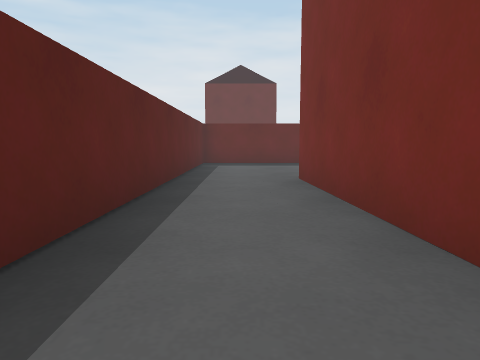
[1] (above)

24 first-person views from a walk through a 3-D level made in the Unity game engine. The camera is 0.59 m above the floor, tilts 6° down and sees 70° across. The floor is counted in squares, 1 m on a side. Each view is taken from the middle of a square. On the plan, view 1 faces up. The plan holds only what a view shows up to about 10 squares ahead; the rest is blank. The place goes on beyond the plan. The player character is not drawn.

[2]
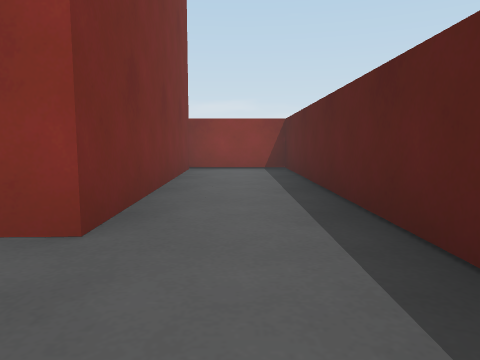

[3]
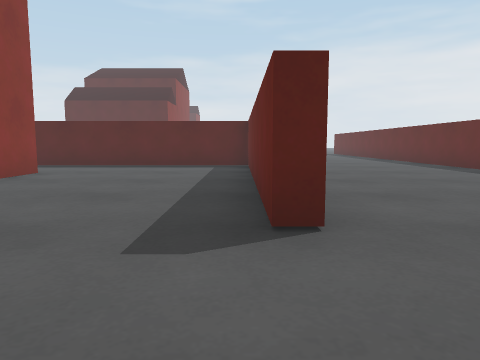

[4]
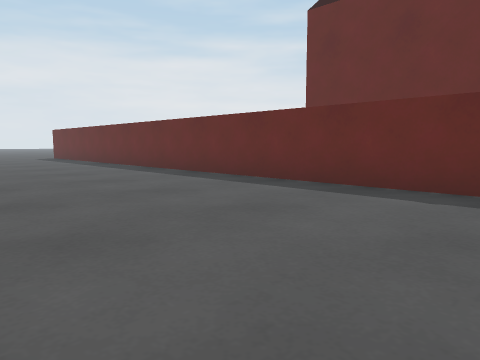

[5]
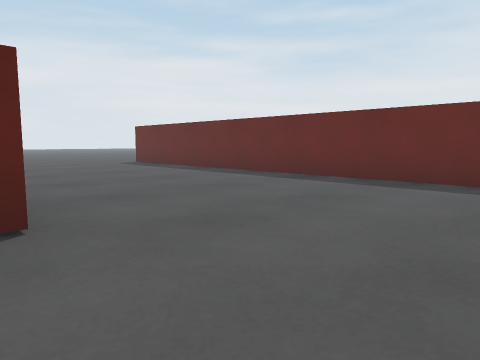

[6]
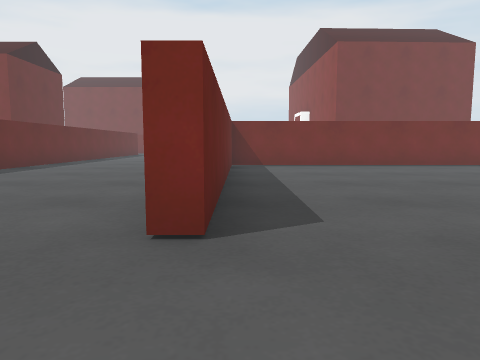

[7]
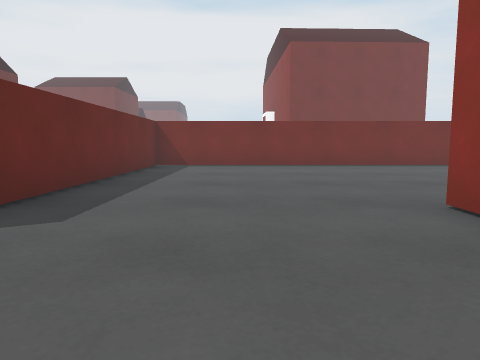

[8]
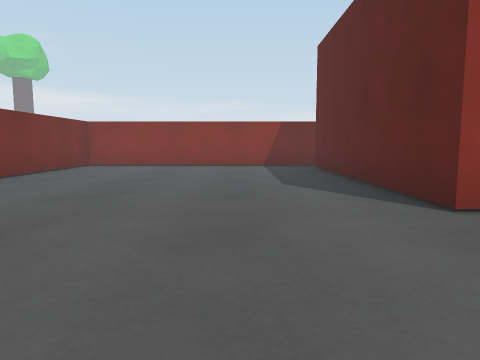

[9]
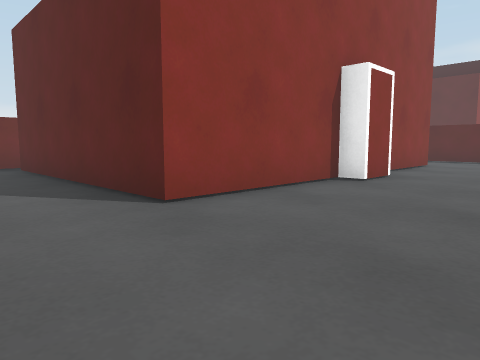

[10]
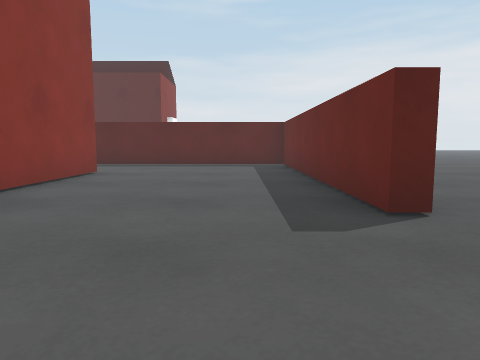

[11]
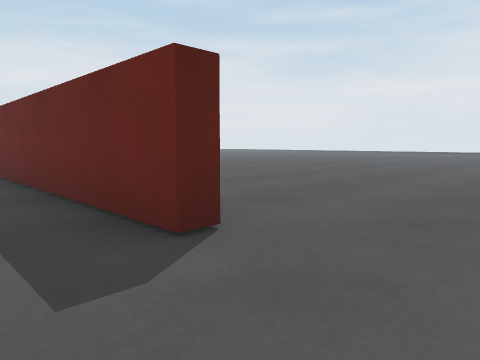

[12]
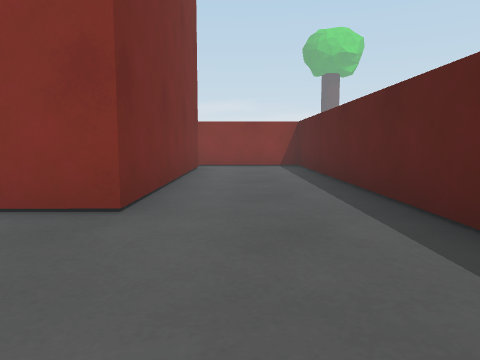

[13]
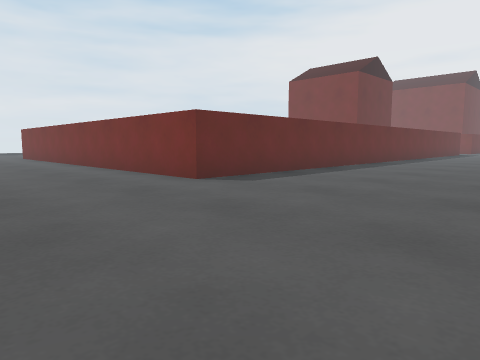

[14]
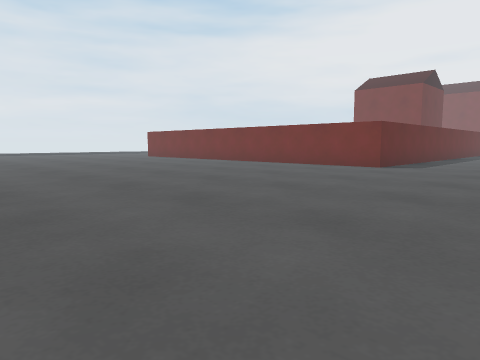

[15]
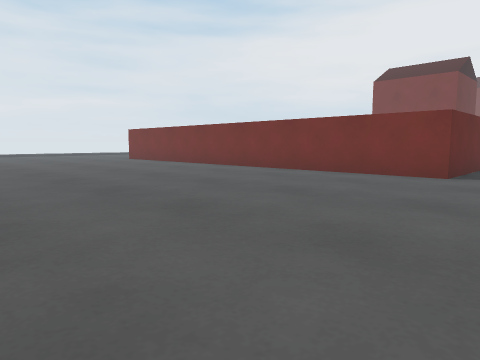

[16]
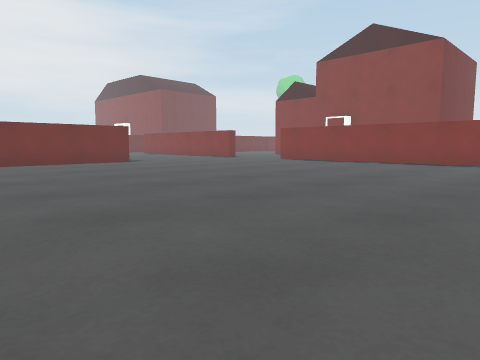

[17]
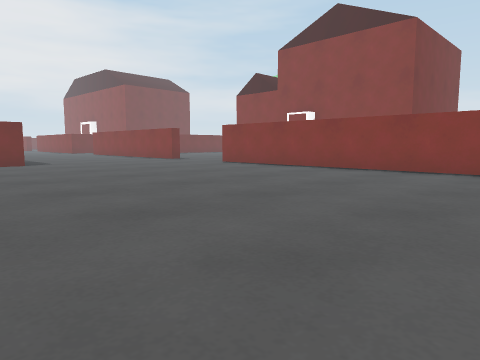

[18]
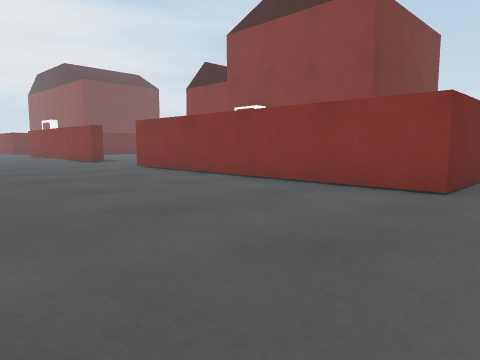

[19]
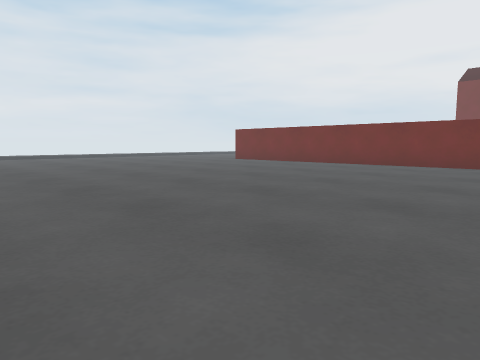

[20]
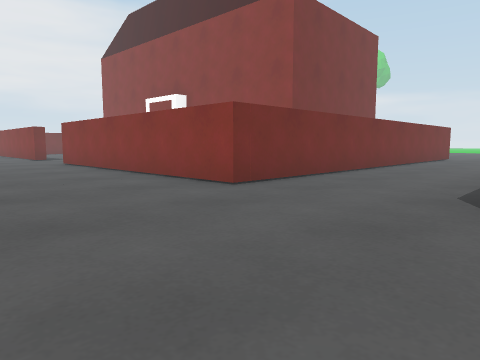

[21]
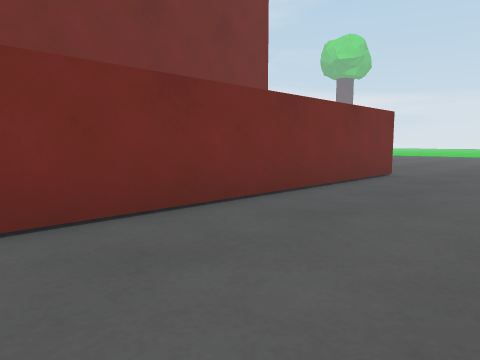

[22]
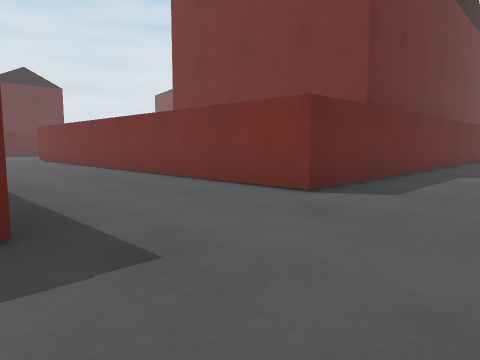

[23]
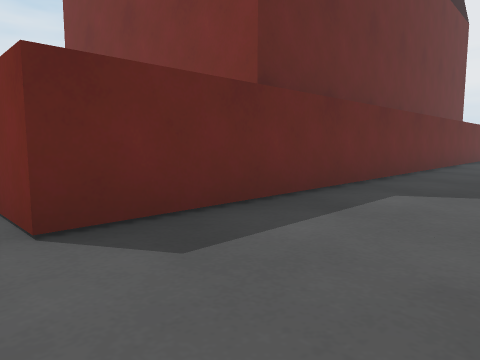

[24]
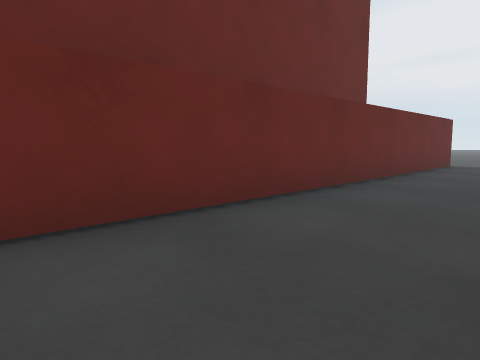

### Floor plan
Key: @ floor where view 1 was taken; # wall or solid block; . floor; O other object.
Columns run from 23 left of view 1 to 16 right of it. Each row starts with its distance up from view 1.
 22   .........#
 21 ...........#
 20 ...........#
 19 ...........#
 18 ...........#
 17 ...........#
 16 ...........###############
 15 ..........................
 14 ...........................
 13 ............................
 12 ...............................
 11  ..............................
 10  ########...#######...#######...
  9  #................#...#........
  8  #................#...#.......
  7  #................#...#.....
  6  #..#########.....#...#..#
  5  #..#       #.....#...#.##
  4  #..#       #.....#...#.#
  3  #..#       #.....#...#.#
  2  #..#       #.....#...#..
  1  #..#       O.....#...#..
  0  #...       ......#...#@.#######
 -1  ####       #######...####.....#########
 -2                   ....................
 -3                   .......    ....

Positions as (right, up) in squares from view 1, and headings:
1: (0, 0), facing up
2: (0, 8), facing down
3: (8, 10), facing left
4: (3, 11), facing up-left
5: (-2, 10), facing up-left
6: (-14, 10), facing right
7: (-14, 8), facing right
8: (-9, 9), facing down
9: (-9, 9), facing down-left
10: (-12, 9), facing left
11: (-13, 9), facing up-left
12: (-20, 9), facing down
13: (-16, 11), facing up-right
14: (-21, 12), facing up-right
15: (-19, 14), facing up-right
16: (-23, 21), facing down-right
17: (-23, 18), facing down-right
18: (-23, 15), facing down-right
19: (-22, 17), facing up-right
20: (-5, 14), facing down-right
21: (-4, 6), facing down-right
22: (-5, -3), facing up-right
23: (-2, -3), facing up-right
24: (6, -3), facing up-right
